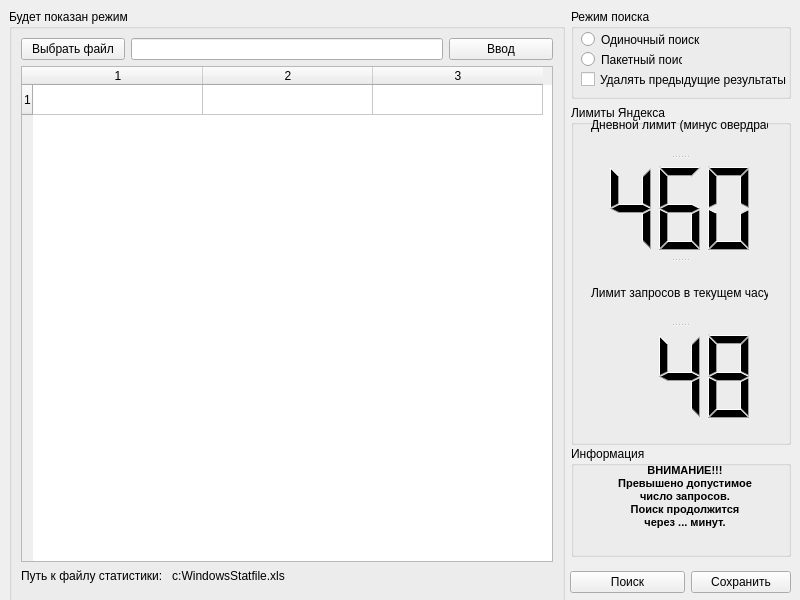
<?xml version="1.0" encoding="UTF-8"?>
<ui version="4.0">
 <class>YaP</class>
 <widget class="QWidget" name="YaP">
  <property name="enabled">
   <bool>true</bool>
  </property>
  <property name="geometry">
   <rect>
    <x>0</x>
    <y>0</y>
    <width>800</width>
    <height>600</height>
   </rect>
  </property>
  <property name="sizePolicy">
   <sizepolicy hsizetype="Maximum" vsizetype="Maximum">
    <horstretch>50</horstretch>
    <verstretch>50</verstretch>
   </sizepolicy>
  </property>
  <property name="minimumSize">
   <size>
    <width>800</width>
    <height>600</height>
   </size>
  </property>
  <property name="sizeIncrement">
   <size>
    <width>0</width>
    <height>0</height>
   </size>
  </property>
  <property name="windowTitle">
   <string>Form</string>
  </property>
  <widget class="QGroupBox" name="groupBox_mode">
   <property name="geometry">
    <rect>
     <x>571</x>
     <y>9</y>
     <width>220</width>
     <height>90</height>
    </rect>
   </property>
   <property name="sizePolicy">
    <sizepolicy hsizetype="Fixed" vsizetype="Fixed">
     <horstretch>0</horstretch>
     <verstretch>0</verstretch>
    </sizepolicy>
   </property>
   <property name="minimumSize">
    <size>
     <width>220</width>
     <height>90</height>
    </size>
   </property>
   <property name="title">
    <string>Режим поиска</string>
   </property>
   <widget class="QRadioButton" name="radioButton_single_mode">
    <property name="geometry">
     <rect>
      <x>10</x>
      <y>20</y>
      <width>131</width>
      <height>21</height>
     </rect>
    </property>
    <property name="text">
     <string>Одиночный поиск</string>
    </property>
   </widget>
   <widget class="QRadioButton" name="radioButton_file_mode">
    <property name="geometry">
     <rect>
      <x>10</x>
      <y>40</y>
      <width>101</width>
      <height>21</height>
     </rect>
    </property>
    <property name="text">
     <string>Пакетный поиск</string>
    </property>
   </widget>
   <widget class="QCheckBox" name="checkBox">
    <property name="geometry">
     <rect>
      <x>10</x>
      <y>60</y>
      <width>211</width>
      <height>21</height>
     </rect>
    </property>
    <property name="text">
     <string>Удалять предыдущие результаты</string>
    </property>
   </widget>
  </widget>
  <widget class="QGroupBox" name="groupBox_limits">
   <property name="geometry">
    <rect>
     <x>571</x>
     <y>105</y>
     <width>220</width>
     <height>340</height>
    </rect>
   </property>
   <property name="sizePolicy">
    <sizepolicy hsizetype="Fixed" vsizetype="MinimumExpanding">
     <horstretch>0</horstretch>
     <verstretch>0</verstretch>
    </sizepolicy>
   </property>
   <property name="minimumSize">
    <size>
     <width>220</width>
     <height>340</height>
    </size>
   </property>
   <property name="title">
    <string>Лимиты Яндекса</string>
   </property>
   <widget class="QSplitter" name="splitter_gb_limits">
    <property name="geometry">
     <rect>
      <x>20</x>
      <y>-10</y>
      <width>177</width>
      <height>331</height>
     </rect>
    </property>
    <property name="orientation">
     <enum>Qt::Vertical</enum>
    </property>
    <widget class="QLabel" name="label_day_limit">
     <property name="text">
      <string>Дневной лимит (минус овердрафт)</string>
     </property>
    </widget>
    <widget class="QLCDNumber" name="lcdNumber_day_limit">
     <property name="font">
      <font>
       <pointsize>18</pointsize>
       <weight>50</weight>
       <bold>false</bold>
      </font>
     </property>
     <property name="frameShape">
      <enum>QFrame::NoFrame</enum>
     </property>
     <property name="digitCount">
      <number>3</number>
     </property>
     <property name="segmentStyle">
      <enum>QLCDNumber::Filled</enum>
     </property>
     <property name="intValue" stdset="0">
      <number>460</number>
     </property>
    </widget>
    <widget class="QLabel" name="label_hour_limit">
     <property name="text">
      <string>Лимит запросов в текущем часу</string>
     </property>
    </widget>
    <widget class="QLCDNumber" name="lcdNumber_hour_limit">
     <property name="font">
      <font>
       <pointsize>18</pointsize>
       <weight>50</weight>
       <bold>false</bold>
      </font>
     </property>
     <property name="frameShape">
      <enum>QFrame::NoFrame</enum>
     </property>
     <property name="digitCount">
      <number>3</number>
     </property>
     <property name="segmentStyle">
      <enum>QLCDNumber::Filled</enum>
     </property>
     <property name="intValue" stdset="0">
      <number>48</number>
     </property>
    </widget>
   </widget>
  </widget>
  <widget class="QGroupBox" name="groupBox_info">
   <property name="geometry">
    <rect>
     <x>571</x>
     <y>446</y>
     <width>220</width>
     <height>111</height>
    </rect>
   </property>
   <property name="sizePolicy">
    <sizepolicy hsizetype="Preferred" vsizetype="Expanding">
     <horstretch>0</horstretch>
     <verstretch>0</verstretch>
    </sizepolicy>
   </property>
   <property name="minimumSize">
    <size>
     <width>0</width>
     <height>110</height>
    </size>
   </property>
   <property name="maximumSize">
    <size>
     <width>16777215</width>
     <height>150</height>
    </size>
   </property>
   <property name="title">
    <string>Информация</string>
   </property>
   <widget class="QLabel" name="label_info">
    <property name="geometry">
     <rect>
      <x>20</x>
      <y>10</y>
      <width>188</width>
      <height>81</height>
     </rect>
    </property>
    <property name="font">
     <font>
      <pointsize>8</pointsize>
      <weight>75</weight>
      <italic>false</italic>
      <bold>true</bold>
     </font>
    </property>
    <property name="text">
     <string>ВНИМАНИЕ!!!
Превышено допустимое
число запросов.
Поиск продолжится
через ... минут.</string>
    </property>
    <property name="textFormat">
     <enum>Qt::AutoText</enum>
    </property>
    <property name="scaledContents">
     <bool>false</bool>
    </property>
    <property name="alignment">
     <set>Qt::AlignCenter</set>
    </property>
   </widget>
  </widget>
  <widget class="QGroupBox" name="groupBox_main">
   <property name="geometry">
    <rect>
     <x>9</x>
     <y>9</y>
     <width>556</width>
     <height>600</height>
    </rect>
   </property>
   <property name="sizePolicy">
    <sizepolicy hsizetype="Preferred" vsizetype="Preferred">
     <horstretch>0</horstretch>
     <verstretch>0</verstretch>
    </sizepolicy>
   </property>
   <property name="minimumSize">
    <size>
     <width>530</width>
     <height>600</height>
    </size>
   </property>
   <property name="sizeIncrement">
    <size>
     <width>600</width>
     <height>0</height>
    </size>
   </property>
   <property name="title">
    <string>Будет показан режим</string>
   </property>
   <property name="flat">
    <bool>false</bool>
   </property>
   <property name="checkable">
    <bool>false</bool>
   </property>
   <layout class="QGridLayout" name="gridLayout_3">
    <item row="0" column="0">
     <layout class="QGridLayout" name="gridLayout_main">
      <item row="0" column="4">
       <widget class="QPushButton" name="btn_enter">
        <property name="text">
         <string>Ввод</string>
        </property>
       </widget>
      </item>
      <item row="0" column="1" colspan="3">
       <widget class="QLineEdit" name="lineEdit_single_query">
        <property name="sizePolicy">
         <sizepolicy hsizetype="MinimumExpanding" vsizetype="Fixed">
          <horstretch>0</horstretch>
          <verstretch>0</verstretch>
         </sizepolicy>
        </property>
        <property name="minimumSize">
         <size>
          <width>37</width>
          <height>0</height>
         </size>
        </property>
       </widget>
      </item>
      <item row="0" column="0">
       <widget class="QPushButton" name="btn_fileopen">
        <property name="text">
         <string>Выбрать файл</string>
        </property>
       </widget>
      </item>
      <item row="1" column="0" colspan="5">
       <widget class="QTableWidget" name="table_results">
        <property name="sizePolicy">
         <sizepolicy hsizetype="Expanding" vsizetype="Expanding">
          <horstretch>0</horstretch>
          <verstretch>0</verstretch>
         </sizepolicy>
        </property>
        <property name="minimumSize">
         <size>
          <width>500</width>
          <height>496</height>
         </size>
        </property>
        <property name="rowCount">
         <number>1</number>
        </property>
        <property name="columnCount">
         <number>3</number>
        </property>
        <attribute name="horizontalHeaderCascadingSectionResizes">
         <bool>false</bool>
        </attribute>
        <attribute name="horizontalHeaderDefaultSectionSize">
         <number>170</number>
        </attribute>
        <attribute name="horizontalHeaderMinimumSectionSize">
         <number>31</number>
        </attribute>
        <attribute name="horizontalHeaderShowSortIndicator" stdset="0">
         <bool>false</bool>
        </attribute>
        <attribute name="horizontalHeaderStretchLastSection">
         <bool>false</bool>
        </attribute>
        <attribute name="verticalHeaderCascadingSectionResizes">
         <bool>false</bool>
        </attribute>
        <row/>
        <column/>
        <column/>
        <column/>
       </widget>
      </item>
      <item row="2" column="0" colspan="5">
       <widget class="QLabel" name="label_filepath">
        <property name="minimumSize">
         <size>
          <width>0</width>
          <height>42</height>
         </size>
        </property>
        <property name="text">
         <string>Путь к файлу статистики:   c:WindowsStatfile.xls</string>
        </property>
       </widget>
      </item>
     </layout>
    </item>
   </layout>
  </widget>
  <widget class="QWidget" name="">
   <property name="geometry">
    <rect>
     <x>570</x>
     <y>570</y>
     <width>221</width>
     <height>25</height>
    </rect>
   </property>
   <layout class="QHBoxLayout" name="horizontalLayout">
    <item>
     <widget class="QPushButton" name="btn_search">
      <property name="text">
       <string>Поиск</string>
      </property>
     </widget>
    </item>
    <item>
     <widget class="QPushButton" name="btn_save_2">
      <property name="sizePolicy">
       <sizepolicy hsizetype="Fixed" vsizetype="Fixed">
        <horstretch>0</horstretch>
        <verstretch>0</verstretch>
       </sizepolicy>
      </property>
      <property name="maximumSize">
       <size>
        <width>100</width>
        <height>16777215</height>
       </size>
      </property>
      <property name="text">
       <string>Сохранить</string>
      </property>
     </widget>
    </item>
   </layout>
  </widget>
 </widget>
 <resources/>
 <connections/>
</ui>
